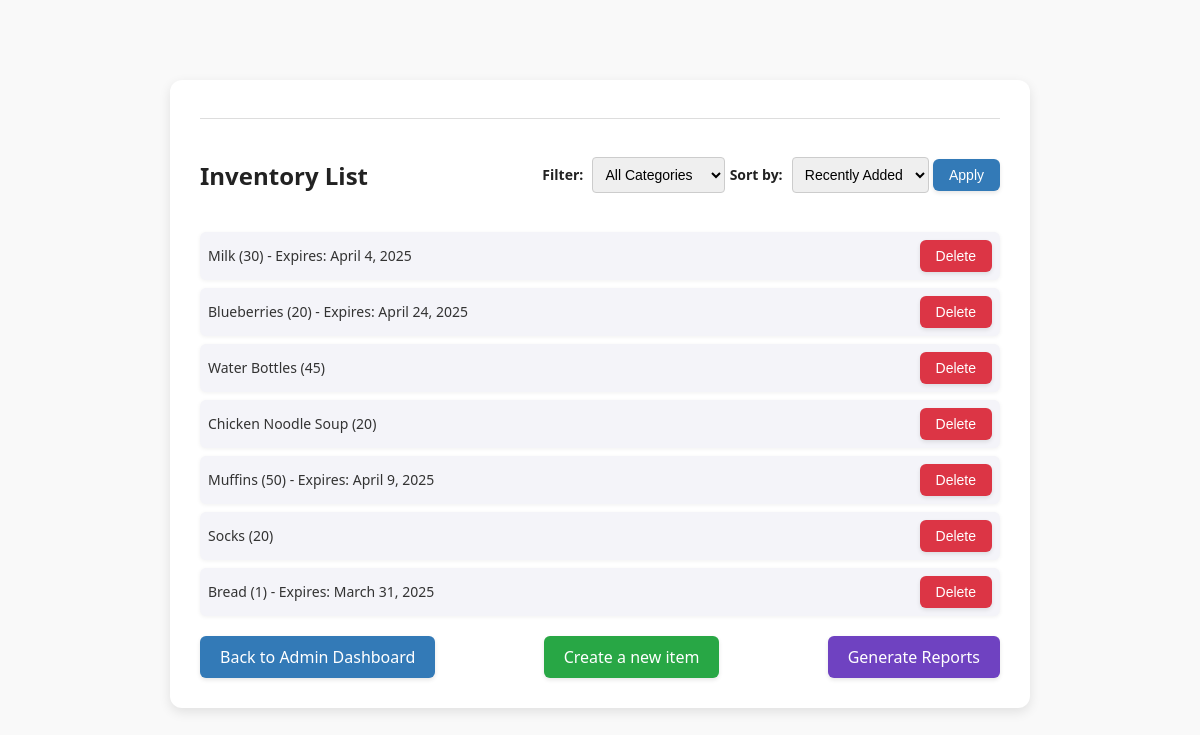
The app's page /user_management/inventory/ (signed in) with its own data.
### apps/inventory/models.py (models this page shows)
class InventoryItem(PolymorphicModel):
    name = models.CharField(max_length=100)
    category = models.CharField(max_length=100)
    count = models.IntegerField(default=0)
    @property
    def is_perishable(self):
        return hasattr(self, 'expiry_date')

class PerishableInventoryItem(InventoryItem):
    expiry_date = models.DateField()

class InventoryItem(PolymorphicModel):
    name = models.CharField(max_length=100)
    category = models.CharField(max_length=100)
    count = models.IntegerField(default=0)
    @property
    def is_perishable(self):
        return hasattr(self, 'expiry_date')

class NonPerishableInventoryItem(InventoryItem):
    pass

### apps/inventory/views.py (the view)
# urls.py: path("", views.inventory_main_page, name="inventory_home"),
def inventory_main_page(request):
    category_filter = request.GET.get('category', '')
    sort_order = request.GET.get('sort', '')
    items = InventoryItem.objects.all()
    if category_filter:
        items = items.filter(category=category_filter)
    if sort_order == 'expiry':
        items = sorted(
            items,
            key=lambda i: i.expiry_date if hasattr(i, 'expiry_date') and i.expiry_date else datetime.date.max
        )
    else:
        items = items.order_by('-id')
    return render(request, 'inventory_home.html', {
        'is_admin': request.user.isAdmin(),
        'items': items,
        'selected_category': category_filter,
        'selected_sort': sort_order,
    })

### apps/user_management/models.py (called while the page is built)
    def isAdmin(self):
        return (self.usertype == self.UType.ADMIN)

### apps/inventory/templates/inventory_home.html (shortened to what this page needs)
{% load static %}
<!DOCTYPE html>
<html lang="en">
<head>
    <link rel="stylesheet" href="{% static 'css/inventory_home.css' %}">
</head>
<body>
<div class="container">
    <hr>
    <div class="header-row">
        <h2>Inventory List</h2>
        <div class="filter-form">
            <form method="GET">
                 <label for="category_filter">Filter:</label>
                 <select id="category_filter" name="category">
                      <option value="" {% if not selected_category %}selected{% endif %}>All Categories</option>
                 </select>
                 <label for="sort">Sort by:</label>
                 <select id="sort" name="sort">
                      <option value="default" {% if selected_sort == "default" %}selected{% endif %}>Recently Added</option>
                 </select>
                 <button type="submit" class="filter-apply">Apply</button>
            </form>
        </div>
    </div>
    <ul>
        {% for item in items %}
            <li>
                <span>
                    {{ item.name }} ({{ item.count }})
                    {% if item.is_perishable %}
                        - Expires: {{ item.expiry_date }}
                    {% endif %}
                </span>
                {% if is_admin %}
                <form method="POST" action="{% url 'delete_item' item.id %}" style="display:inline;">
                    <button type="submit">Delete</button>
                </form>
                {% endif %}
            </li>
        {% empty %}
            <li>No items found.</li>
        {% endfor %}
    </ul>
    {% if is_admin %}
    <div class="button-row">
        <div class="back-button-wrapper">
            <a href="{% url 'admin_dashboard' %}">Back to Admin Dashboard</a>
        </div>
        <div class="create-button-wrapper">
            <a href="{% url 'create_item' %}">Create a new item</a>
        </div>
        <div class="report-button-wrapper">
            <a href="{% url 'reports_page' %}" class="btn-report">Generate Reports</a>
        </div>
    </div>
    {% endif %}
</div>
</body>
</html>

### apps/inventory/static/css/inventory_home.css (style rules this page uses)
body { font-family: 'Segoe UI', Tahoma, Geneva, Verdana, sans-serif; background-color: #f9f9f9; margin: 0; padding: 40px; color: #333; }
.container { max-width: 800px; margin: 40px auto; padding: 30px; background-color: #ffffff; border-radius: 12px; box-shadow: 0 4px 12px rgba(0,0,0,0.1); }
h2 { color: #222; font-size: 24px; text-align: center; margin-bottom: 20px; font-weight: 600; }
ul { list-style-type: none; padding: 0; }
ul li { padding: 8px; background-color: #f4f4f9; border-radius: 6px; margin-bottom: 8px; box-shadow: 0 1px 4px rgba(0,0,0,0.06); display: flex; justify-content: space-between; align-items: center; }
ul li span { font-size: 14px; }
button[type="submit"] { background-color: #dc3545; color: white; padding: 8px 16px; font-size: 14px; border: none; border-radius: 6px; cursor: pointer; transition: background-color 0.2s ease; box-shadow: 0 2px 4px rgba(0,0,0,0.1); outline: none; }
.button-row { display: flex; justify-content: space-between; align-items: center; margin-top: 20px; gap: 10px; }
.back-button-wrapper a, .create-button-wrapper a, .report-button-wrapper a { display: inline-block; padding: 10px 20px; color: white; text-decoration: none; border-radius: 6px; font-size: 16px; transition: all 0.2s ease; text-align: center; box-shadow: 0 2px 4px rgba(0,0,0,0.1); }
.back-button-wrapper a { background-color: #337ab7; }
.create-button-wrapper a { background-color: #28a745; }
.report-button-wrapper a { background-color: #6f42c1; }
hr { border: 0; height: 1px; background-color: #ddd; margin-bottom: 20px; }
.header-row { display: flex; justify-content: space-between; align-items: center; margin-bottom: 20px; }
.filter-form { display: flex; align-items: center; flex-wrap: wrap; gap: 10px; }
.filter-form label { margin-right: 5px; font-weight: bold; color: #222; font-size: 14px; }
.filter-form select { padding: 8px; border: 1px solid #ccc; border-radius: 4px; font-size: 14px; }
.filter-form button { padding: 8px 16px; background-color: #337ab7; color: white; border: none; border-radius: 6px; font-size: 14px; transition: all 0.2s ease; cursor: pointer; }

### records on screen
PerishableInventoryItem: name "Milk", count "30", expiry_date "April 4, 2025"
PerishableInventoryItem: name "Blueberries", count "20", expiry_date "April 24, 2025"
NonPerishableInventoryItem: name "Water Bottles", count "45"
NonPerishableInventoryItem: name "Chicken Noodle Soup", count "20"
PerishableInventoryItem: name "Muffins", count "50", expiry_date "April 9, 2025"
NonPerishableInventoryItem: name "Socks", count "20"
PerishableInventoryItem: name "Bread", count "1", expiry_date "March 31, 2025"
